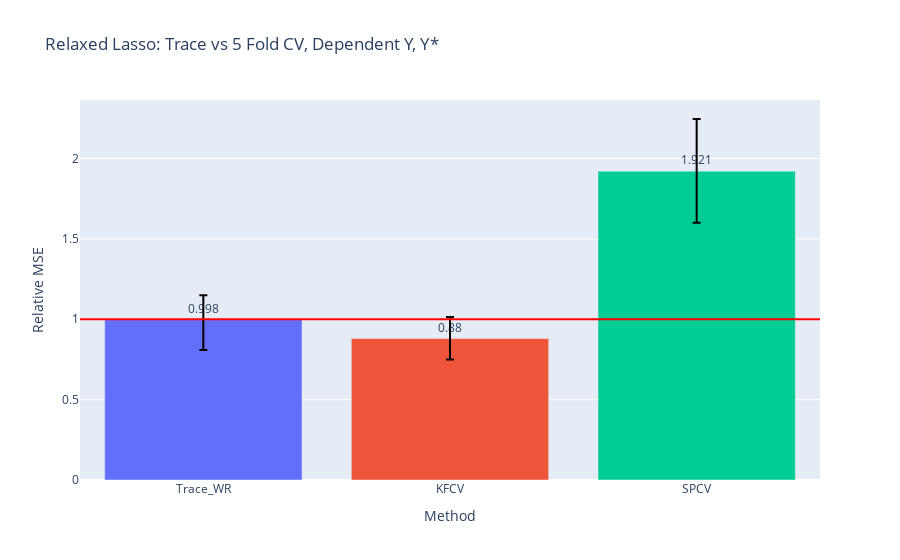

Notebook code cell kept with this figure:
### Code cell
fig = go.Figure()
fig.add_trace(go.Bar(
    name='Control',
#     x=['Rand_WR', 'Trace_WR', 'KFCV', 'SPCV'],
    x=['Trace_WR', 'KFCV', 'SPCV'],
    y=(df/risk).mean(),
    marker_color=px.colors.qualitative.Plotly,
    text=np.around((df/risk).mean(),3),
    textposition='outside',
    error_y=dict(
        type='data',
        color='black',
        symmetric=False,
        array=(df/risk).quantile(.75) - (df/risk).mean(),
        arrayminus=(df/risk).mean() - (df/risk).quantile(.25))
#         array=(df/risk).mean() + (df/risk).std(),
#         arrayminus=(df/risk).mean() - (df/risk).std())
))
# fig.add_trace(go.Bar(
#     name='Experimental',
#     x=['GenCp', 'KFCV', 'SPCV'], y=(df/risk).mean(),
#     error_y=dict(type='data', array=[1, 2])
# ))
# fig.update_layout(barmode='group')
fig.add_hline(y=1., line_color='red')
fig.update_layout(
#     title=f"RL_\u03B1{alpha}_\u03B4{delta}_snr{snr}_nk{noise_kernel}_nls{noise_length_scale}_nv{noise_nu}_Xk{X_kernel}_Xls{X_length_scale}_Xv{X_nu}",
    title=f"Relaxed Lasso: Trace vs 5 Fold CV, Dependent Y, Y*",
    xaxis_title="Method",
    yaxis_title="Relative MSE",
#     legend_title="Legend Title",
#     font=dict(
#         family="Courier New, monospace",
#         size=18,
#         color="RebeccaPurple"
#     )
)
barfp = os.path.expanduser(savedir + fig.layout.title['text'] + ".jpeg")
# fig.write_image(os.path.expanduser(barfp))
fig.show()

### Figure 1 — Plotly figure (JSON) as saved in the notebook; plotly's stock layout.template omitted (floating-point values rounded to 4 significant figures)
{"data": [{"error_y": {"array": [0.1509, 0.1345, 0.3247], "arrayminus": [0.1886, 0.1297, 0.3213], "color": "black", "symmetric": false, "type": "data"}, "marker": {"color": ["#636EFA", "#EF553B", "#00CC96", "#AB63FA", "#FFA15A", "#19D3F3", "#FF6692", "#B6E880", "#FF97FF", "#FECB52"]}, "name": "Control", "text": [0.998, 0.88, 1.921], "textposition": "outside", "type": "bar", "x": ["Trace_WR", "KFCV", "SPCV"], "y": [0.998, 0.8797, 1.921]}], "layout": {"shapes": [{"line": {"color": "red"}, "type": "line", "x0": 0, "x1": 1, "xref": "x domain", "y0": 1, "y1": 1, "yref": "y"}], "title": {"text": "Relaxed Lasso: Trace vs 5 Fold CV, Dependent Y, Y*"}, "xaxis": {"title": {"text": "Method"}}, "yaxis": {"title": {"text": "Relative MSE"}}}}
